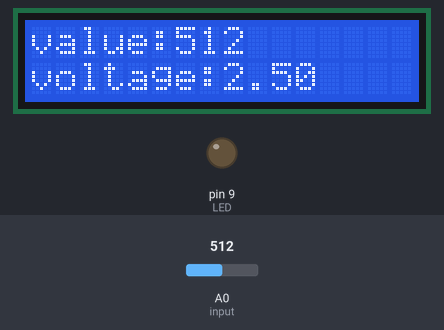
The sketch below on a simulated Arduino Uno, built with avr-gcc and run on an emulated ATmega328P. On the bench: 16×2 character LCD, output pins drawn as LEDs (lit = HIGH). The inputs (shaded band) are chosen by the test bench; at power-on: A0 (input) = 512.

Above: at 1.2 s.
1.3 s: A0 (input) set to 716
At 1.8 s:
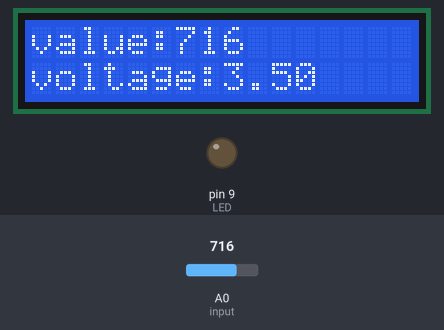
2.8 s: A0 (input) set to 900
At 4.0 s:
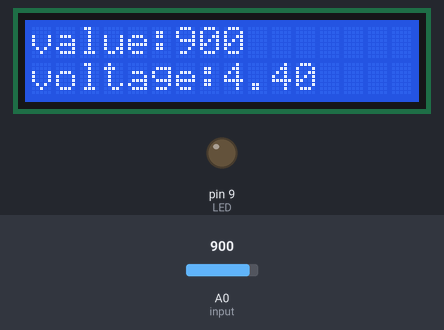
4.3 s: A0 (input) set to 1023
At 5.3 s:
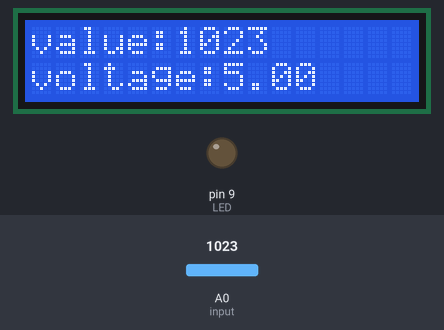
Timing chart, 0 to 7.3 s (numbered marks = the images above; inputs shaded):
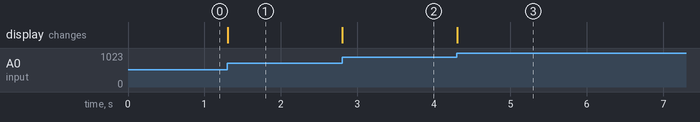

The sketch:

ADC.ino
```cpp
#include<LiquidCrystal.h>
LiquidCrystal lcd(0,1,2,3,4,5);
int LED=9;
int input=A0;
void setup() {
  lcd.begin(16,2);
  pinMode(LED,OUTPUT);
  pinMode(input,INPUT);

}

void loop() {
  int value = analogRead(input);
  lcd.setCursor(0,0);
  lcd.print("value:");
  lcd.print(value);

  lcd.setCursor(0,0);
  float voltage = value*5.0/1023.0;
  lcd.setCursor(0,1);
  lcd.print("voltage:");
  lcd.print(voltage);

}
```

Measured:
- after the input at 1.3 s, the display: changes at once (image 1)
- after the input at 2.8 s, the display: changes at once (image 2)
- after the input at 4.3 s, the display: changes at once (image 3)
